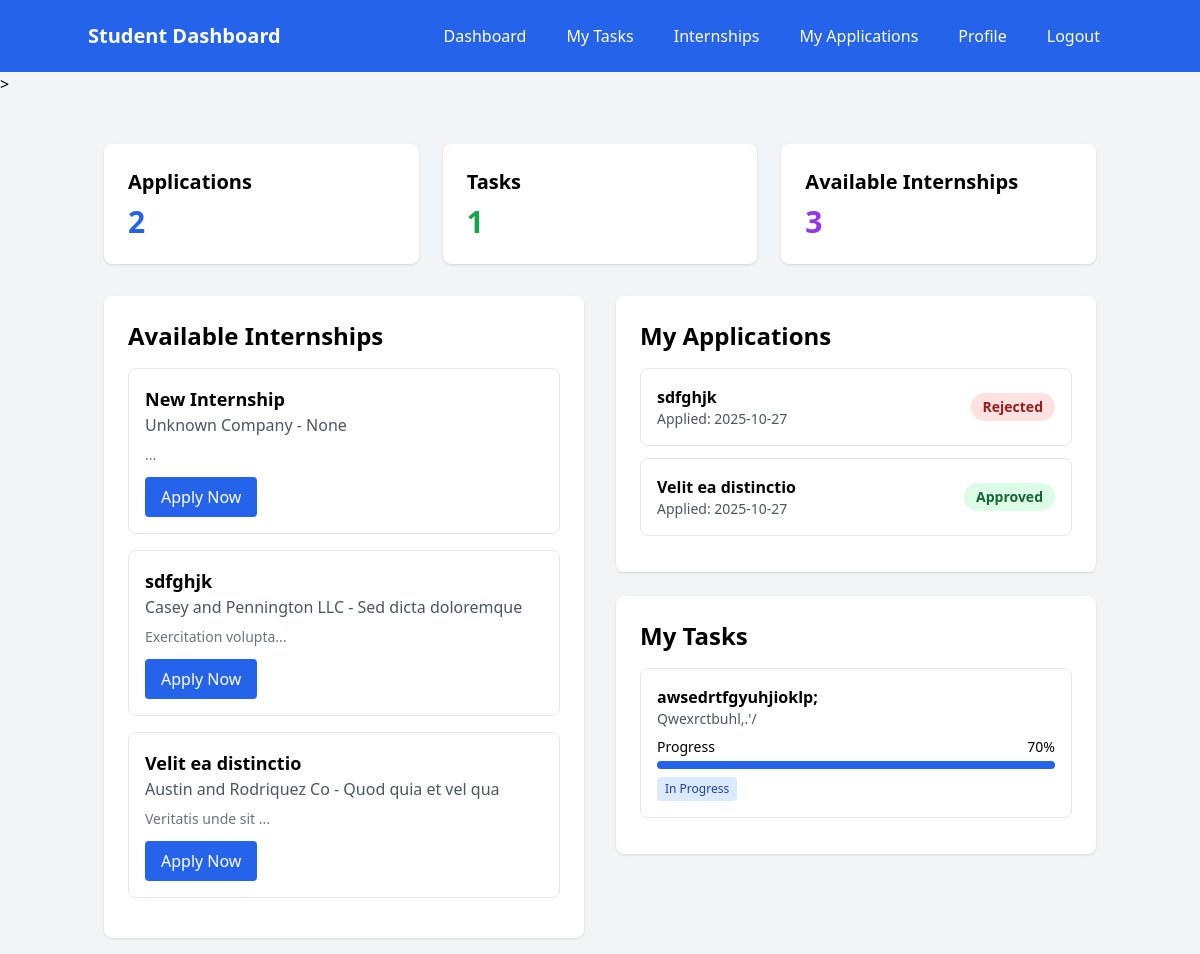
The app's page /dashboard (signed in), older data.
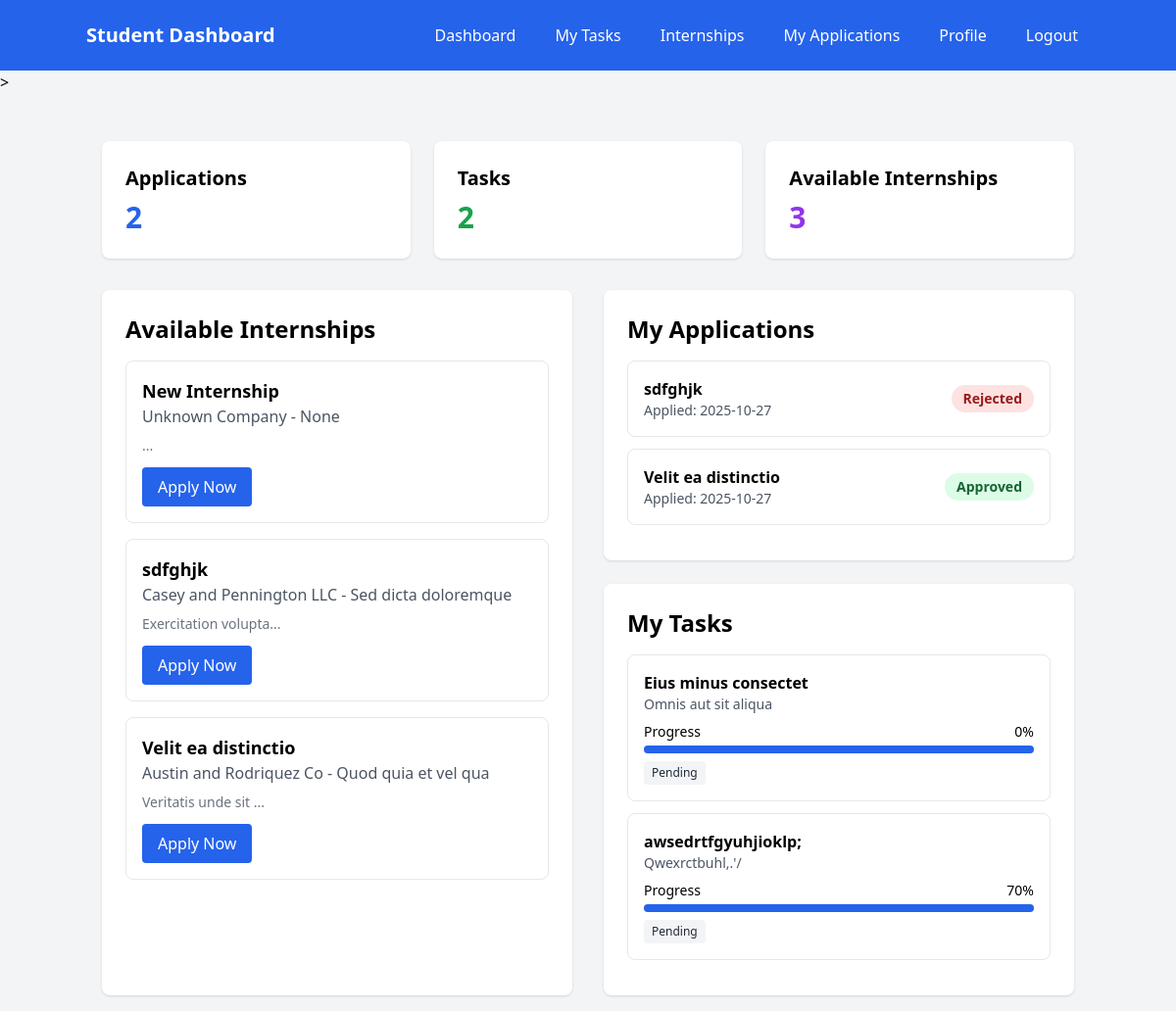
The same page, newer data.
### models.py (models this page shows)
class Internship(Base):
    __tablename__ = "internships"
    id = Column(Integer, primary_key=True, index=True)
    title = Column(String(255), nullable=False)
    description = Column(Text)
    company = Column(String(255), nullable=False)
    location = Column(String(255))
    duration = Column(String(100))
    stipend = Column(String(100))
    requirements = Column(Text)
    created_by = Column(Integer, ForeignKey("users.id"))
    created_at = Column(DateTime(timezone=True), server_default=func.now())
    is_active = Column(Boolean, default=True)
    deadline = Column(DateTime(timezone=True))
    creator = relationship("User", back_populates="created_internships")
    applications = relationship("InternshipApplication", back_populates="internship")
    tasks = relationship("Task", back_populates="internship")
    feedback = relationship("Feedback", back_populates="internship")

class InternshipApplication(Base):
    __tablename__ = "internship_applications"
    id = Column(Integer, primary_key=True, index=True)
    student_id = Column(Integer, ForeignKey("users.id"), nullable=False)
    internship_id = Column(Integer, ForeignKey("internships.id"), nullable=False)
    application_date = Column(DateTime(timezone=True), server_default=func.now())
    status = Column(Enum(ApplicationStatus), default=ApplicationStatus.PENDING)
    cover_letter = Column(Text)
    resume_url = Column(String(500))
    student = relationship("User", back_populates="applications")
    internship = relationship("Internship", back_populates="applications")

class Task(Base):
    __tablename__ = "tasks"
    id = Column(Integer, primary_key=True, index=True)
    title = Column(String(255), nullable=False)
    description = Column(Text)
    internship_id = Column(Integer, ForeignKey("internships.id"), nullable=False)
    student_id = Column(Integer, ForeignKey("users.id"), nullable=False)
    assigned_by = Column(Integer, ForeignKey("users.id"))
    due_date = Column(DateTime(timezone=True))
    status = Column(Enum(TaskStatus), default=TaskStatus.PENDING)
    progress = Column(Integer, default=0)
    created_at = Column(DateTime(timezone=True), server_default=func.now())
    internship = relationship("Internship", back_populates="tasks")
    student = relationship("User", foreign_keys=[student_id], back_populates="assigned_tasks")
    assigner = relationship("User", foreign_keys=[assigned_by], back_populates="assigned_by_tasks")

### app.py (the view)
@app.get("/dashboard", response_class=HTMLResponse)
async def dashboard(request: Request, db: Session = Depends(get_db)):
    try:
        user = await get_current_user_from_cookie(request, db)
        print(f"🎯 Dashboard access - User: {user.email}, Role: {user.role}")
        if user.role == "student":
            internships = crud.get_internships(db)
            applications = crud.get_applications_by_student(db, user.id)
            tasks = crud.get_tasks_by_student(db, user.id)
            return templates.TemplateResponse("dashboard_student.html", {
                "request": request,
                "user": user,
                "internships": internships,
                "applications": applications,
                "tasks": tasks
            })
        elif user.role == "admin":
            internships = crud.get_internships(db)
            try:
                stats = crud.get_system_stats(db)
            except Exception as e:
                print(f"⚠️  Could not get system stats: {e}")
                stats = {
                    "total_users": 0,
                    "total_students": 0,
                    "total_admins": 0,
                    "total_mentors": 0,
                    "total_internships": 0,
                    "total_applications": 0,
                    "total_tasks": 0
                }
            return templates.TemplateResponse("dashboard_admin.html", {
                "request": request,
                "user": user,
                "internships": internships,
                "stats": stats
            })
        elif user.role == "mentor":
            internships = crud.get_internships(db)
            mentor_internships = crud.get_internships_by_mentor(db, user.id)
            mentor_applications = crud.get_applications_for_mentor(db, user.id)
            return templates.TemplateResponse("dashboard_mentor.html", {
                "request": request,
                "user": user,
                "internships": internships,
                "mentor_internships": mentor_internships,
                "mentor_applications": mentor_applications
            })
        else:
            print(f"❌ Unknown role: {user.role}")
            return RedirectResponse("/login?error=Unknown user role")
    except Exception as e:
        print(f"💥 Dashboard error: {e}")
        import traceback
        traceback.print_exc()
        return RedirectResponse("/login")

### templates/dashboard_student.html (shortened to what the changed rows need)
<!DOCTYPE html>
<html>
<head>
    <script src="https://cdn.tailwindcss.com"></script>
</head>
<body class="bg-gray-100">
<nav class="bg-blue-600 text-white p-4">
    <div class="container mx-auto flex justify-between items-center">
        <h1 class="text-xl font-bold">Student Dashboard</h1>
    </div>
</nav>>
    <div class="container mx-auto mt-8 p-4">
        <div class="grid grid-cols-1 md:grid-cols-3 gap-6 mb-8">
            <div class="bg-white p-6 rounded-lg shadow">
                <h3 class="text-xl font-semibold mb-2">Tasks</h3>
                <p class="text-3xl font-bold text-green-600">{{ tasks|length }}</p>
            </div>
        </div>
        <div class="grid grid-cols-1 lg:grid-cols-2 gap-8">
            <div class="bg-white p-6 rounded-lg shadow">
                <h2 class="text-2xl font-bold mb-4">Available Internships</h2>
                {% if internships %}
                {% for internship in internships %}
                <div class="border border-gray-200 rounded-lg p-4 mb-4">
                    <h3 class="text-lg font-semibold">{{ internship.title }}</h3>
                    <p class="text-gray-600">{{ internship.company }} - {{ internship.location }}</p>
                    <p class="text-sm text-gray-500 mt-2">{{ internship.description[:100] }}...</p>
                    <a href="/internships" class="inline-block mt-3 bg-blue-600 text-white px-4 py-2 rounded hover:bg-blue-700">
                        Apply Now
                    </a>
                </div>
                {% endfor %}
                {% else %}
                <p class="text-gray-500">No internships available at the moment.</p>
                {% endif %}
            </div>
            <div class="space-y-6">
                <div class="bg-white p-6 rounded-lg shadow">
                    <h2 class="text-2xl font-bold mb-4">My Applications</h2>
                    {% if applications %}
                    {% for application in applications %}
                    <div class="border border-gray-200 rounded-lg p-4 mb-3">
                        <div class="flex justify-between items-center">
                            <div>
                                <h4 class="font-semibold">
                                    {% if application.internship %}
                                        {{ application.internship.title }}
                                    {% else %}
                                        Internship #{{ application.internship_id }}
                                    {% endif %}
                                </h4>
                                <p class="text-sm text-gray-600">Applied: {{ application.application_date.strftime('%Y-%m-%d') }}</p>
                            </div>
                            <span class="px-3 py-1 rounded-full text-sm font-semibold
                                    {% if application.status == 'approved' %}bg-green-100 text-green-800
                                    {% elif application.status == 'rejected' %}bg-red-100 text-red-800
                                    {% else %}bg-yellow-100 text-yellow-800{% endif %}">
                                {{ application.status|title }}
                            </span>
                        </div>
                    </div>
                    {% endfor %}
                    {% else %}
                    <p class="text-gray-500">No applications yet.</p>
                    {% endif %}
                </div>
                <div class="bg-white p-6 rounded-lg shadow">
                    <h2 class="text-2xl font-bold mb-4">My Tasks</h2>
                    {% if tasks %}
                    {% for task in tasks %}
                    <div class="border border-gray-200 rounded-lg p-4 mb-3">
                        <h4 class="font-semibold">{{ task.title }}</h4>
                        <p class="text-sm text-gray-600">{{ task.description }}</p>
                        <div class="mt-2">
                            <div class="flex justify-between text-sm mb-1">
                                <span>Progress</span>
                                <span>{{ task.progress }}%</span>
                            </div>
                            <div class="w-full bg-gray-200 rounded-full h-2">
                                <div class="bg-blue-600 h-2 rounded-full" style="width: '{{ task.progress|default(0) }}%';"></div>
                            </div>
                        </div>
                        <span class="inline-block mt-2 px-2 py-1 text-xs rounded
                                {% if task.status == 'completed' %}bg-green-100 text-green-800
                                {% elif task.status == 'in_progress' %}bg-blue-100 text-blue-800
                                {% else %}bg-gray-100 text-gray-800{% endif %}">
                            {{ task.status|replace('_', ' ')|title }}
                        </span>
                    </div>
                    {% endfor %}
                    {% else %}
                    <p class="text-gray-500">No tasks assigned yet.</p>
                    {% endif %}
                </div>
            </div>
        </div>
    </div>
</body>
</html>

Row changes from the older to the newer data that the page shows:
added Task: title "Eius minus consectet", description "Omnis aut sit aliqua", progress "0", status "Pending"
changed Task "awsedrtfgyuhjioklp;": status "In Progress" → "Pending"
Text that changed along with them:
{{ tasks|length }}: "1" → "2"
